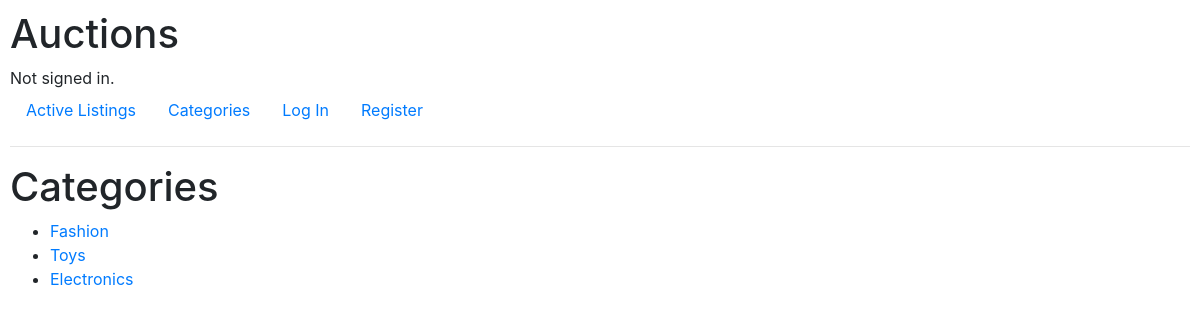
The page /categories on the database its author committed.
### auctions/models.py (models this page shows, shortened)
class Category(models.Model):
    name = models.CharField(max_length=200, verbose_name="Category name")
    class Meta:
        verbose_name_plural = "Categories"
        verbose_name = "Category"

### auctions/views.py (the view)
# urls.py: path("categories", views.CategoriesListView.as_view(), name="categories"),
class CategoriesListView(generic.ListView):
    model = Category

### auctions/templates/auctions/category_list.html
{% extends "auctions/layout.html" %}
{% block body %}
<h1>Categories</h1>
{% if category_list %}
<ul>
  {% for category in category_list %}
    <li>
      <a href="{% url 'category' category.id %}">{{ category.name }}</a>
    </li>
  {% endfor %}
</ul>
{% else %}
  <p>There are no categories added.</p>
{% endif %}
{% endblock %}

### auctions/static/auctions/styles.css (style rules this page uses)
body { padding: 10px; }

### rows shown on the page
Category: name "Fashion"
Category: name "Toys"
Category: name "Electronics"
